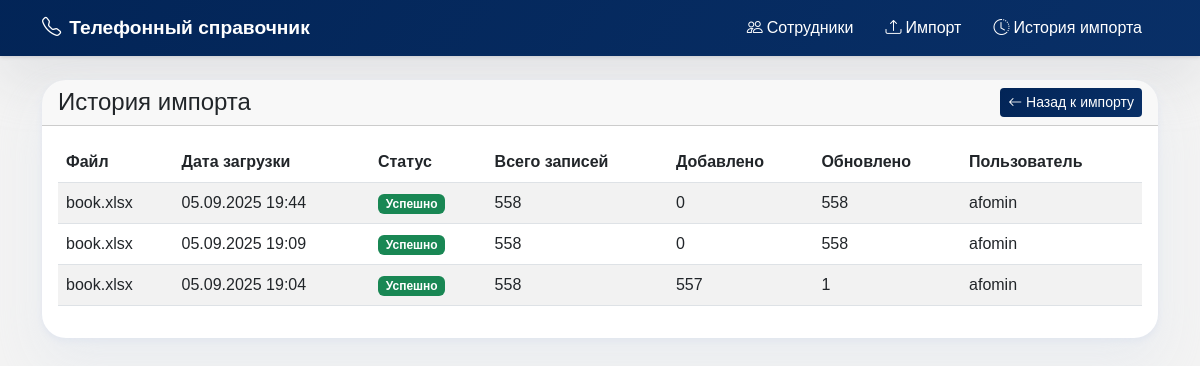
The page /import/log/ on the database its author committed.
### employees/models.py (models this page shows)
class ImportLog(models.Model):
    STATUS_CHOICES = [
        ('success', 'Успешно'),
        ('partial', 'Частично'),
        ('failed', 'Не удалось'),
    ]
    file_name = models.CharField(max_length=255)
    uploaded_at = models.DateTimeField(auto_now_add=True)
    status = models.CharField(max_length=10, choices=STATUS_CHOICES)
    total_records = models.IntegerField()
    added = models.IntegerField()
    updated = models.IntegerField()
    errors = models.TextField(blank=True)
    user = models.ForeignKey(User, on_delete=models.SET_NULL, null=True)
    class Meta:
        ordering = ['-uploaded_at']
        verbose_name = 'Лог импорта'
        verbose_name_plural = 'Логи импорта'

### employees/views.py (the view)
# urls.py: path('import/log/', views.ImportLogListView.as_view(), name='import_log'),
class ImportLogListView(ListView):
    model = ImportLog
    template_name = 'employees/import_log.html'
    context_object_name = 'import_logs'
    paginate_by = 20
    ordering = ['-uploaded_at']

### employees/context_processors.py (called while the page is built)
def admin_stats(request):
    if request.path.startswith('/admin/'):
        return {
            'employees_count': Employee.objects.count(),
            'import_logs_count': ImportLog.objects.count(),
        }
    return {}

### employees/templates/employees/import_log.html (shortened to what this page needs)
{% extends 'base.html' %}
{% block content %}
<div class="row">
    <div class="col-12">
        <div class="card">
            <div class="card-header d-flex justify-content-between align-items-center">
                <h4 class="card-title mb-0">История импорта</h4>
                <a href="{% url 'import' %}" class="btn btn-primary btn-sm">
                    <i class="bi bi-arrow-left"></i> Назад к импорту
                </a>
            </div>
            <div class="card-body">
                {% if import_logs %}
                <div class="table-responsive">
                    <table class="table table-striped table-hover">
                        <thead>
                            <tr>
                                <th>Файл</th>
                                <th>Дата загрузки</th>
                                <th>Статус</th>
                                <th>Всего записей</th>
                                <th>Добавлено</th>
                                <th>Обновлено</th>
                                <th>Пользователь</th>
                            </tr>
                        </thead>
                        <tbody>
                            {% for log in import_logs %}
                            <tr>
                                <td>{{ log.file_name }}</td>
                                <td>{{ log.uploaded_at|date:"d.m.Y H:i" }}</td>
                                <td>
                                    <span class="badge
                                        {% if log.status == 'success' %}bg-success
                                        {% elif log.status == 'partial' %}bg-warning
                                        {% else %}bg-danger{% endif %}">
                                        {{ log.get_status_display }}
                                    </span>
                                </td>
                                <td>{{ log.total_records }}</td>
                                <td>{{ log.added }}</td>
                                <td>{{ log.updated }}</td>
                                <td>{{ log.user.username|default:"Система" }}</td>
                            </tr>
                            {% endfor %}
                        </tbody>
                    </table>
                </div>
                {% else %}
                <div class="alert alert-info">
                    <i class="bi bi-info-circle"></i> История импорта пуста.
                </div>
                {% endif %}
            </div>
        </div>
    </div>
</div>
{% endblock %}

### templates/base.html (shortened to what this page needs)
<!DOCTYPE html>
<html lang="ru">
<head>
    <link href="https://cdn.jsdelivr.net/npm/bootstrap@5.3.0/dist/css/bootstrap.min.css" rel="stylesheet">
    <link href="https://cdn.jsdelivr.net/npm/bootstrap-icons@1.10.0/font/bootstrap-icons.css" rel="stylesheet">
</head>
<body>
    <nav class="navbar navbar-expand-lg navbar-dark">
        <div class="container">
            <a class="navbar-brand" href="{% url 'employee_list' %}">
                <i class="bi bi-telephone me-2"></i>Телефонный справочник
            </a>
            <div class="collapse navbar-collapse" id="navbarNav">
                <div class="navbar-nav ms-auto">
                    <a class="nav-link mx-2" href="{% url 'employee_list' %}">
                        <i class="bi bi-people me-1"></i>Сотрудники
                    </a>
                    <a class="nav-link mx-2" href="{% url 'import' %}">
                        <i class="bi bi-upload me-1"></i>Импорт
                    </a>
                    <a class="nav-link mx-2" href="{% url 'import_log' %}">
                        <i class="bi bi-clock-history me-1"></i>История импорта
                    </a>
                </div>
            </div>
        </div>
    </nav>
    <div class="container mt-4">
        {% block content %}{% endblock %}
    </div>
</body>
</html>

### templates/base.html (style rules this page uses)
:root { --font-family-primary: "Clear Sans", sans-serif; --text-color-primary: #000000; --text-color-main-shade-1: #0000001a; --text-color-secondary: #ffffff; --text-color-tertiary: #6ca795; --text-color-accent: #022456; --text-color-warn: #c90237; --button-color-primary: #022456; --button-color-primaryHover: #2c5694; --button-color-primaryActive: #07172c; --button-color-secondary: #c90237; --button-color-secondaryHover: #e13865; --button-color-secondaryActive: #ab0a35; --button-color-tertiary: #ffffff; --button-color-tertiaryHover: #cecece; --button-color-tertiaryActive: #abafb3; --button-color-quaternary: #dde1e5; --button-color-quaternaryHover: #e6e6e6; --button-color-quaternaryActive: #bfc3c7; --button-color-quaternaryDisabled: #dadada; --button-color-quinary: #000000; --button-color-quinaryHover: #abafb3; --button-color-quinaryActive: #7b8085; --button-color-senary: #000000; --button-color-senaryHover: #022456; --button-color-senaryActive: #07172c; --button-color-primaryDisabled: #abafb3; --background-color-primary: #ffffff; --background-color-secondary: #f3f3f3; --background-color-tertiary: #dde1e5; --background-color-tertiary-hover: #b6bac0; --background-color-warn: #c90237; --background-color-accent: #022456; --placeholder-color-primary: #abafb3; --border-color-primaryHover: #022456; --border-color-primaryFocus: #dde1e5; --border-color-primaryError: #c90237; --border-color-primary: #ffffff; --border-color-secondary: #f3f3f3; --background-color-primaryDisabled: #e6e6e6; --icon-color-primary: #022456; --icon-color-secondary: #dde1e5; --spinner-color-primary: #c90237; --box-shadow-main-menu: 0 24px 48px 0 #c9cad066, 0 1px 4px 0 #c9cad0; --box-shadow-color-1: #e1e5ef99; --background-gradient-accent: linear-gradient(180deg, #022456 -6.51%, #022456 37.56%, #123e7e 71%, #1e60c1 106.81%); --background-gradient-vertical-accent: linear-gradient(83.64deg, #022456 27.84%, #1e60c1 105.37%); --background-gradient-simple-accent: linear-gradient(124.74deg, #022456 -4.85%, #093068 105.49%); --background-gradient-soft-accent: linear-gradient(127.42deg, #022456 38.11%, #144184 89.4%); --box-shadow-card: 0 24px 48px 0 #e3e7ef99, 0 3px 7px 0 #e1e5ef; --box-shadow-tooltip: 0 12px 24px 0 #a9adc566, 0 1px 4px 0 #9dacc1; --separator-color-primary: #abafb3; --separator-color-secondary: #ffffff4d; --background-color-tag-primary: #07172c; --background-color-tag-secondary: #ab0a35; --background-color-tag-tertiary: #dde1e5; --button-toggle-group-color-primary: #7b8085; --button-toggle-group-color-primaryActive: #000000; --box-shadow-autocomplete: 0 24px 48px 0 #e4e6ed66, 0 1px 4px 0 #e4e6ed; --tree-list-pager-color: #dde1e566; --tree-list-border-radius: 12px; --filters-text-font-size: 14px; --filters-font-family: "Clear Sans Medium", sans-serif; --cards-radius-2: 24px }
body { font-family: var(--font-family-primary); color: var(--text-color-primary); background-color: var(--background-color-secondary); padding-bottom: 2rem; }
.navbar { background: var(--background-gradient-simple-accent) !important; box-shadow: var(--box-shadow-main-menu); }
.navbar-brand { font-weight: 600; font-size: 1.2rem; }
.nav-link { color: var(--text-color-secondary) !important; font-weight: 500; transition: opacity 0.2s; }
.card { border-radius: var(--cards-radius-2); box-shadow: var(--box-shadow-card); border: none; margin-bottom: 1.5rem; overflow: hidden; }
.btn-primary { background: var(--background-gradient-simple-accent); border: none; font-weight: 500; transition: all 0.3s ease; }

### rows shown on the page
ImportLog: file_name "book.xlsx", uploaded_at "05.09.2025 19:44", status "Успешно", total_records "558", added "0", updated "558", user.username "afomin"
ImportLog: file_name "book.xlsx", uploaded_at "05.09.2025 19:09", status "Успешно", total_records "558", added "0", updated "558", user.username "afomin"
ImportLog: file_name "book.xlsx", uploaded_at "05.09.2025 19:04", status "Успешно", total_records "558", added "557", updated "1", user.username "afomin"
